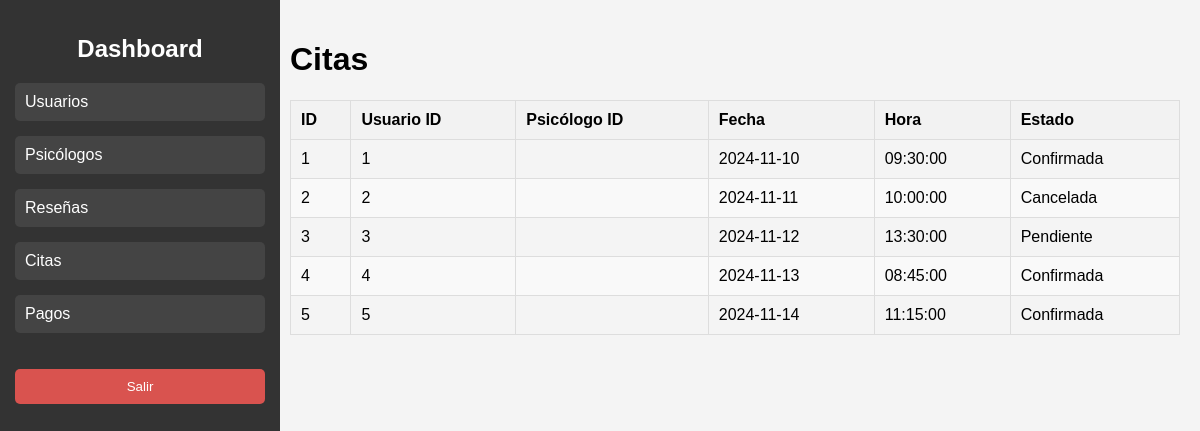
Screenshot of /dashboard.php?view=citas with the database file from the repository.
### tables this page shows
CREATE TABLE IF NOT EXISTS `citas` (
  `cita_id` int(11) NOT NULL AUTO_INCREMENT,
  `usuario_id` int(11) NOT NULL,
  `fecha` date NOT NULL,
  `hora` time NOT NULL,
  `estado` varchar(20) DEFAULT NULL,
  PRIMARY KEY (`cita_id`)
);

### src/views/citas.php (the view, shortened to what this page needs)
<?php
$database = new Database();
$db = $database->getConnection();
$stmt = $db->query('SELECT * FROM citas');
$citas = $stmt->fetchAll(PDO::FETCH_ASSOC);
?>
<h1>Citas</h1>
<table>
    <thead>
        <tr>
            <th>ID</th>
            <th>Usuario ID</th>
            <th>Psicólogo ID</th>
            <th>Fecha</th>
            <th>Hora</th>
            <th>Estado</th>
        </tr>
    </thead>
    <tbody>
        <?php foreach ($citas as $cita): ?>
            <tr>
                <td><?php echo htmlspecialchars($cita['cita_id']); ?></td>
                <td><?php echo htmlspecialchars($cita['usuario_id']); ?></td>
                <td><?php echo htmlspecialchars($cita['psicologo_id']); ?></td>
                <td><?php echo htmlspecialchars($cita['fecha']); ?></td>
                <td><?php echo htmlspecialchars($cita['hora']); ?></td>
                <td><?php echo htmlspecialchars($cita['estado']); ?></td>
            </tr>
        <?php endforeach; ?>
    </tbody>
</table>

### public/dashboard.php (shortened to what this page needs)
<!DOCTYPE html>
<html lang="es">
<head>
    <link rel="stylesheet" href="/styles.css">
</head>
<body>
    <div class="sidebar">
        <h2>Dashboard</h2>
        <ul>
            <li><a href="?view=usuarios">Usuarios</a></li>
            <li><a href="?view=psicologos">Psicólogos</a></li>
            <li><a href="?view=reseñas">Reseñas</a></li>
            <li><a href="?view=citas">Citas</a></li>
            <li><a href="?view=pagos">Pagos</a></li>
        </ul>
        <button class="logout-button" onclick="window.location.href='logout.php'">Salir</button>
    </div>
    <div class="main">
        <?php
        if (isset($_GET['view'])) {
            $view = $_GET['view'];
            switch ($view) {
                case 'citas':
                    include '../src/views/citas.php';
                    break;
            }
        } else {
            echo "<h1>Bienvenido al Dashboard</h1>";
        }
        ?>
    </div>
</body>
</html>

### public/styles.css (style rules this page uses)
body { font-family: Arial, sans-serif; background-color: #f4f4f4; margin: 0; padding: 0; display: flex; }
.sidebar { width: 250px; background-color: #333; color: #fff; padding: 15px; height: 100vh; position: fixed; }
.sidebar h2 { text-align: center; }
.sidebar ul { list-style-type: none; padding: 0; }
.sidebar ul li { margin: 15px 0; }
.sidebar ul li a { color: #fff; text-decoration: none; display: block; padding: 10px; background-color: #444; border-radius: 5px; }
.sidebar button { width: 100%; padding: 10px; background-color: #d9534f; color: #fff; border: none; border-radius: 5px; cursor: pointer; margin-top: 20px; }
.main { margin-left: 270px; padding: 20px; width: calc(100% - 270px); }
table { width: 100%; border-collapse: collapse; margin: 20px 0; }
table, th, td { border: 1px solid #ddd; }
th, td { padding: 10px; text-align: left; }
th { background-color: #f2f2f2; }
tr:nth-child(even) { background-color: #f9f9f9; }

### rows the page displays
citas: cita_id "1", usuario "1", fecha "2024-11-10", hora "09:30:00", estado "Confirmada"
citas: cita_id "2", usuario "2", fecha "2024-11-11", hora "10:00:00", estado "Cancelada"
citas: cita_id "3", usuario "3", fecha "2024-11-12", hora "13:30:00", estado "Pendiente"
citas: cita_id "4", usuario "4", fecha "2024-11-13", hora "08:45:00", estado "Confirmada"
citas: cita_id "5", usuario "5", fecha "2024-11-14", hora "11:15:00", estado "Confirmada"
